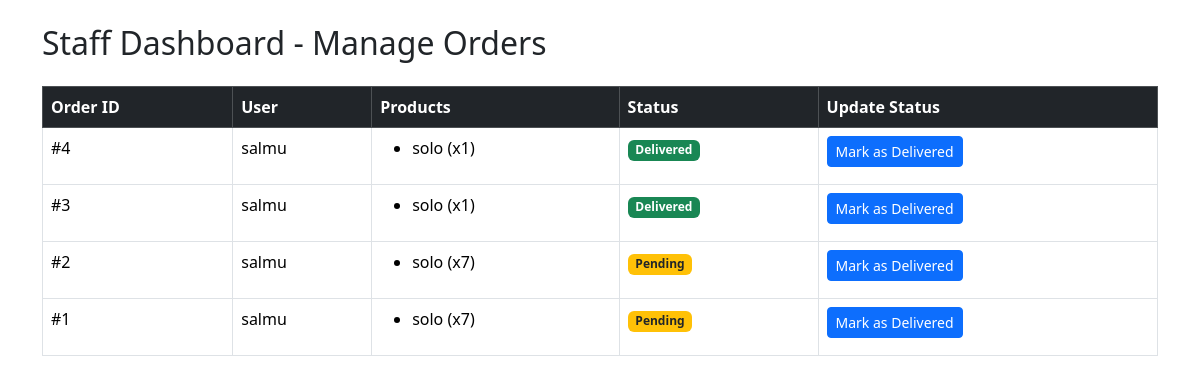
Page /staff_dashboard/ on the earlier database version.
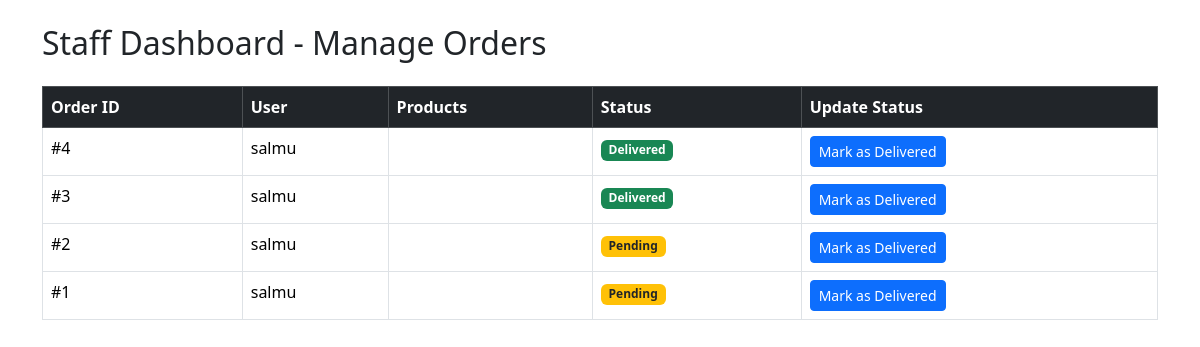
Same page on the later database version.
### app/models.py (models this page shows, shortened)
class Order(models.Model):
    user = models.ForeignKey(User, on_delete=models.CASCADE)
    full_name = models.CharField(max_length=100, default="Unknown")
    phone = models.CharField(max_length=15)
    address = models.TextField(default='N/A')
    total_price = models.FloatField()
    payment_method = models.CharField(max_length=20, default="COD")  # COD or Online
    is_completed = models.BooleanField(default=False)
    delivered = models.BooleanField(default=False)
    created_at = models.DateTimeField(auto_now_add=True)

class OrderItem(models.Model):
    order = models.ForeignKey(Order, on_delete=models.CASCADE, related_name="items")
    product = models.ForeignKey(Products, on_delete=models.CASCADE)
    quantity = models.IntegerField()
    price = models.FloatField()
    DELIVERY_CHOICES = [
        ("Processing", "Processing"),
        ("Dispatched", "Dispatched"),
        ("Out for Delivery", "Out for Delivery"),
        ("Delivered", "Delivered"),
    ]
    delivery_status = models.CharField(max_length=30, choices=DELIVERY_CHOICES, default="Processing")

class Products(models.Model):
    catagory = models.ForeignKey(Catagory, on_delete=models.CASCADE)
    name = models.CharField(max_length=150)
    vendor = models.CharField(max_length=150)
    product_image = models.ImageField(upload_to=getFileName, null=True, blank=True)
    quantity = models.IntegerField()
    original_price = models.FloatField()
    selling_price = models.FloatField()
    description = models.TextField(max_length=500)
    status = models.BooleanField(default=False, help_text="0-show,1-Hidden")
    trending = models.BooleanField(default=False, help_text="0-default,1-Trending")
    created_at = models.DateTimeField(auto_now_add=True)

### app/views.py (the view)
# urls.py: path('staff_dashboard/', views.staff_dashboard, name='staff_dashboard'),
def staff_dashboard(request):
    orders = Order.objects.all().order_by('-created_at')
    return render(request, "staff_dashboard.html", {"orders": orders})

### app/templates/staff_dashboard.html (shortened to what this page needs)
<!DOCTYPE html>
<html lang="en">
<head>
    <link href="https://cdn.jsdelivr.net/npm/bootstrap@5.3.3/dist/css/bootstrap.min.css" rel="stylesheet">
</head>
<body>
<div class="container mt-4">
    <h2 class="mb-4">Staff Dashboard - Manage Orders</h2>
    <table class="table table-bordered">
        <thead class="table-dark">
            <tr>
                <th>Order ID</th>
                <th>User</th>
                <th>Products</th>
                <th>Status</th>
                <th>Update Status</th>
            </tr>
        </thead>
        <tbody>
            {% for order in orders %}
                <tr>
                    <td>#{{ order.id }}</td>
                    <td>{{ order.user.username }}</td>
                    <td>
                        <ul>
                        {% for item in order.items.all %}
                            <li>{{ item.product.name }} (x{{ item.quantity }})</li>
                        {% endfor %}
                        </ul>
                    </td>
                    <td>
                        {% if order.is_completed %}
                            <span class="badge bg-success">Delivered</span>
                        {% else %}
                            <span class="badge bg-warning text-dark">Pending</span>
                        {% endif %}
                    </td>
                    <td>
                        <form method="POST" action="{% url 'update_delivery_status' order.id %}">
                            <button type="submit" class="btn btn-sm btn-primary">Mark as Delivered</button>
                        </form>
                    </td>
                </tr>
            {% endfor %}
        </tbody>
    </table>
</div>
</body>
</html>

Differences in the rows shown:
removed OrderItem: product.name "solo", quantity "1", shown under Order id 4
removed OrderItem: product.name "solo", quantity "1", shown under Order id 3
removed OrderItem: product.name "solo", quantity "7", shown under Order id 2
removed OrderItem: product.name "solo", quantity "7", shown under Order id 1
